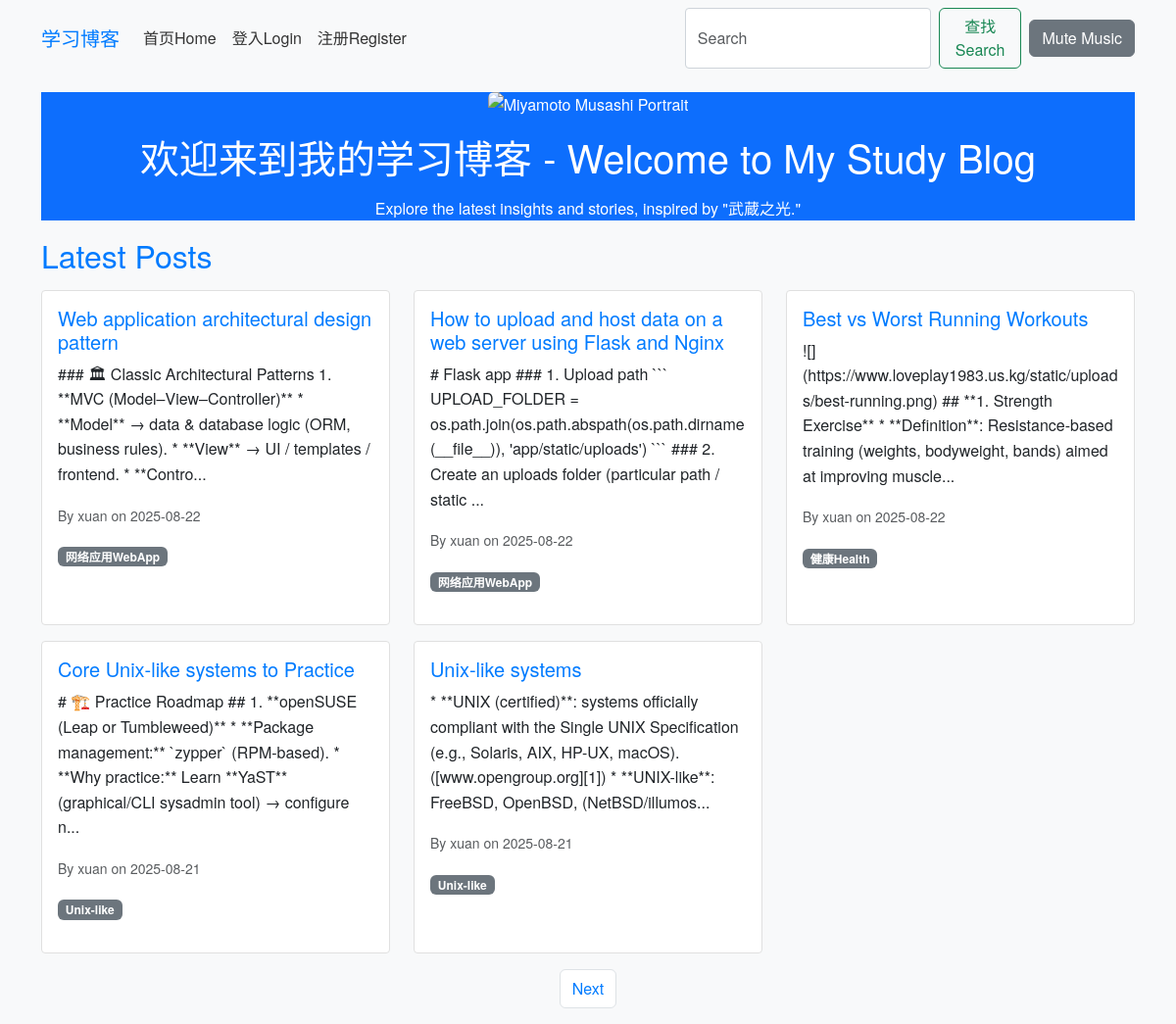
The page /index on the database as committed earlier.
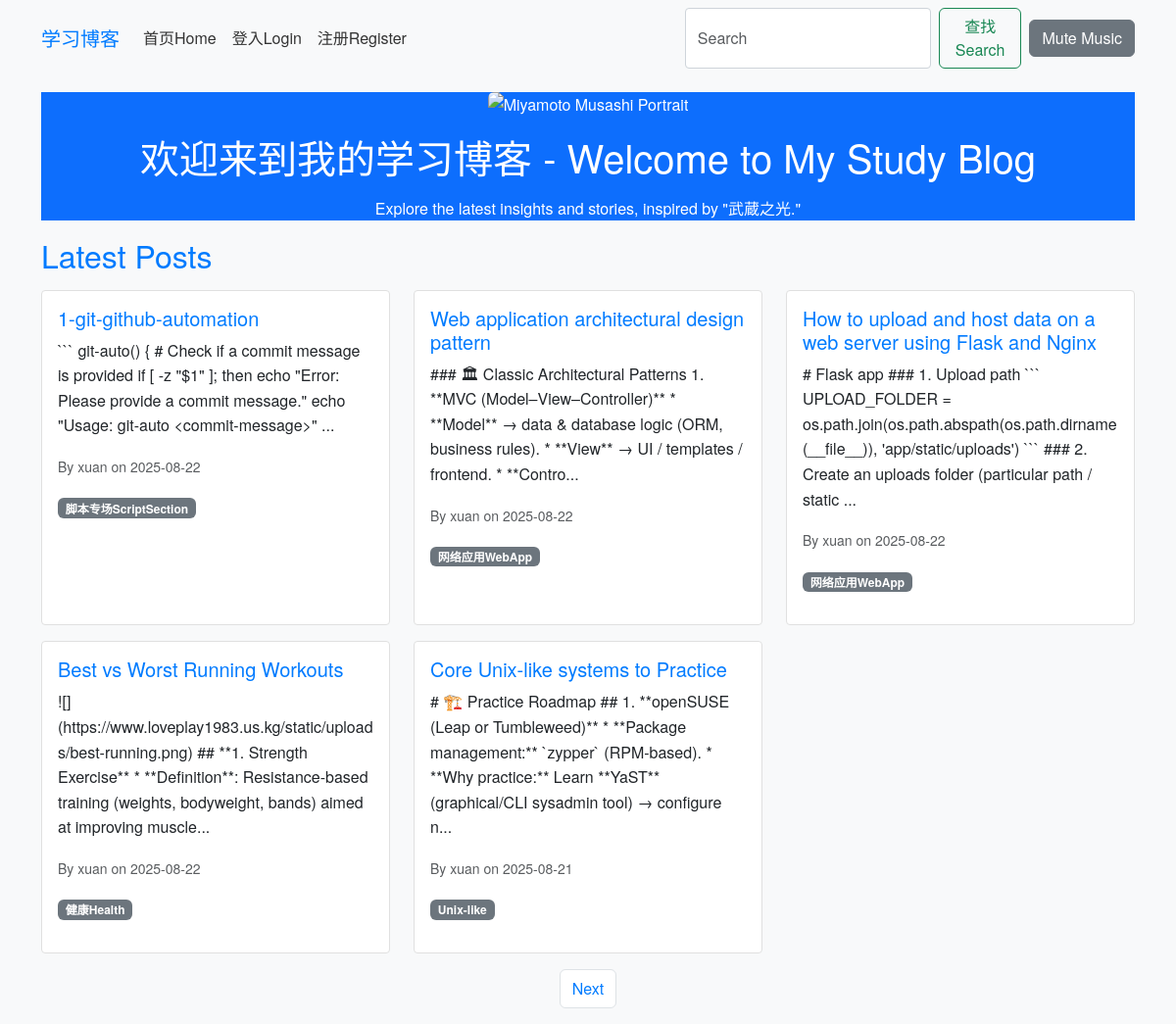
The same page on the database as committed later.
### app/models.py (models this page shows, shortened)
class Post(db.Model):
    id = db.Column(db.Integer, primary_key=True)
    title = db.Column(db.String(100), nullable=False)
    body = db.Column(db.Text, nullable=False)
    timestamp = db.Column(db.DateTime, index=True, default=datetime.utcnow)
    user_id = db.Column(db.Integer, db.ForeignKey('user.id'), nullable=False)
    category_id = db.Column(db.Integer, db.ForeignKey('category.id'))
    comments = db.relationship('Comment', backref='post', lazy='dynamic')

class User(db.Model, UserMixin):
    id = db.Column(db.Integer, primary_key=True)
    username = db.Column(db.String(64), index=True, unique=True)
    email = db.Column(db.String(120), index=True, unique=True)
    password_hash = db.Column(db.String(128))
    posts = db.relationship('Post', backref='author', lazy='dynamic')
    comments = db.relationship('Comment', backref='author', lazy='dynamic')
    about_me = db.Column(db.String(140))
    last_seen = db.Column(db.DateTime, default=datetime.utcnow)
    about_me = db.Column(db.Text)  # Changed from String(140) to Text for richer content
    avatar = db.Column(db.String(128))  # New field for avatar filename

class Category(db.Model):
    id = db.Column(db.Integer, primary_key=True)
    name = db.Column(db.String(50), unique=True)
    posts = db.relationship('Post', backref='category', lazy='dynamic')

### app/routes.py (the view)
@bp.route('/')
@bp.route('/index', methods=['GET'])
def index():
    page = request.args.get('page', 1, type=int)
    posts = Post.query.order_by(Post.timestamp.desc()).paginate(page=page, per_page=5, error_out=False)
    next_url = url_for('main.index', page=posts.next_num) if posts.has_next else None
    prev_url = url_for('main.index', page=posts.prev_num) if posts.has_prev else None
    return render_template('index.html', posts=posts.items, next_url=next_url, prev_url=prev_url)

### app/templates/index.html (shortened to what this page needs)
{% extends 'base.html' %}
{% block content %}
<div class="jumbotron text-center bg-primary text-white" style="opacity: 1; background-color: #0d6efd !important;">
    <img src="{{ url_for('static', filename='images/miyamotto.png') }}" alt="Miyamoto Musashi Portrait" class="img-fluid rounded mb-3" style="max-height: 300px;">
    <h1 style="color: #fff !important; opacity: 1;">欢迎来到我的学习博客 - Welcome to My Study Blog</h1>
    <p style="color: #fff !important; opacity: 1;">Explore the latest insights and stories, inspired by "武蔵之光."</p>
</div>
<h2>Latest Posts</h2>
<div class="row">
    {% for post in posts %}
    <div class="col-md-4 mb-3">
        <div class="card h-100">
            <div class="card-body">
                <h5 class="card-title"><a href="{{ url_for('main.post', post_id=post.id) }}">{{ post.title }}</a></h5>
                <p class="card-text">{{ post.body[:200] }}...</p>
                <p class="card-text"><small class="text-muted">By {{ post.author.username }} on {{ post.timestamp.strftime('%Y-%m-%d') }}</small></p>
                {% if post.category %}<span class="badge bg-secondary">{{ post.category.name }}</span>{% endif %}
            </div>
        </div>
    </div>
    {% endfor %}
</div>
<nav>
    <ul class="pagination justify-content-center">
        {% if next_url %}<li class="page-item"><a class="page-link" href="{{ next_url }}">Next</a></li>{% endif %}
    </ul>
</nav>
{% endblock %}

Rows that differ between the two databases and show on the page:
no longer on this page (row unchanged): Post: title "Unix-like systems", body "* **UNIX (certified)**: systems officially compliant with the Single UNIX Specification (e.g., Solaris, AIX, HP-UX, macOS). ([www.opengroup.org][1]) * **UNIX-like**: FreeBSD, OpenBSD, (NetBSD/illumos", author.username "xuan", timestamp "2025-08-21", category.name "Unix-like"
added Post: title "1-git-github-automation", body "``` git-auto() { # Check if a commit message is provided if [ -z \"$1\" ]; then echo \"Error: Please provide a commit message.\" echo \"Usage: git-auto <commit-message>\"", author.username "xuan", timestamp "2025-08-22", category.name "脚本专场ScriptSection"
